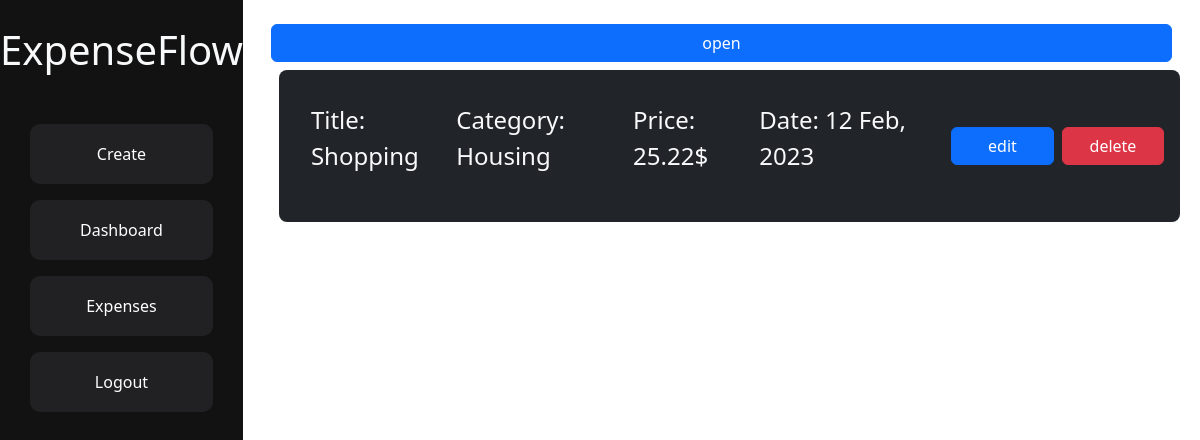
/expense/list/ (signed in), run on an earlier commit of the app's database.
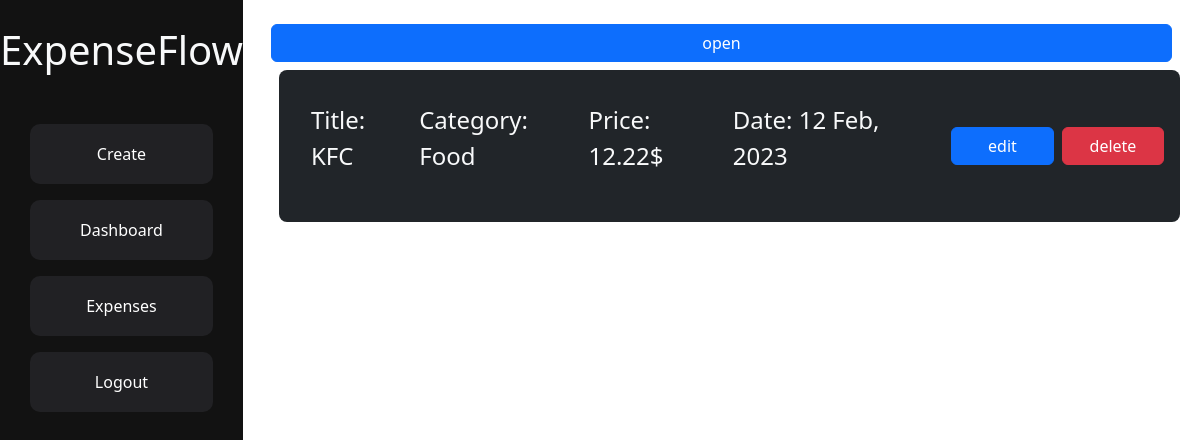
And on a later commit of the database.
### app/models.py (models this page shows, shortened)
class Expense(models.Model):
    user = models.ForeignKey(User, on_delete=models.CASCADE)
    category = models.ForeignKey(Category, on_delete=models.CASCADE)
    title = models.CharField(max_length=100)
    price = models.DecimalField(max_digits=8, decimal_places=2)
    expense_date = models.DateField()
    created_date = models.DateTimeField(auto_now_add=True)

class Category(models.Model):
    name = models.CharField(max_length=100)
    def __str__(self):
        return self.name

### app/views.py (the view)
# urls.py: path('expense/list/', ExpenseListView.as_view(), name='expense-list'),
class ExpenseListView(ListView):
    model = Expense
    template_name = 'expense_list.html'
    def get_queryset(self):
        qs = self.model.objects.filter(user=self.request.user)
        expense_filtered = ExpenseFilter(self.request.GET, queryset=qs)
        return expense_filtered.qs
    def get_context_data(self, **kwargs: Any) -> dict[str, Any]:
        context = super().get_context_data(**kwargs)
        context['expense_filtered'] = ExpenseFilter(
            self.request.GET, queryset=self.get_queryset())
        return context

### app/templates/expense_list.html (shortened to what this page needs)
{% extends 'base.html' %}
{% load static %}
{% load crispy_forms_tags %}
{% block content %}
<div class="container p-3">
    <button type="button" class="btn btn-primary w-100 mt-2" id="open-button">open</button>
    {% for object in object_list %}
    <div class="p-3 h-75 w-100 d-flex bg-dark text-light rounded-3  gap-3 justify-content-between m-2  align-items-center ">
            <div class="h-100 w-75 d-flex gap-3 justify-content-start align-items-center p-3">
                <p class="fs-4">Title: {{object.title}}</p>
                <p class="fs-4">Category: {{object.category.name}}</p>
                <p class="fs-4">Price: {{object.price}}$</p>
                <p class="fs-4">Date: {{object.expense_date|date:"d M, Y" }}</p>
            </div>
            <div class="w-25 h-100 justify-content-end d-flex align-items-center gap-2">
                    <a href="{% url 'expense-edit' pk=object.id %}" class=" w-50 h-25 btn-primary btn">edit</a>
                <form class="w-50" method="POST" action="{% url 'expense-delete' pk=object.id %}">
                    <button class=" w-100 h-25 btn-danger btn" value="Confirm">delete</button>
                </form>
            </div>
        </div>
    {% endfor %}
</div>
{% endblock %}

What changed in the data, as far as the page shows it:
changed Expense: title "Shopping" → "KFC"; category.name "Housing" → "Food"; price "25.22" → "12.22"
